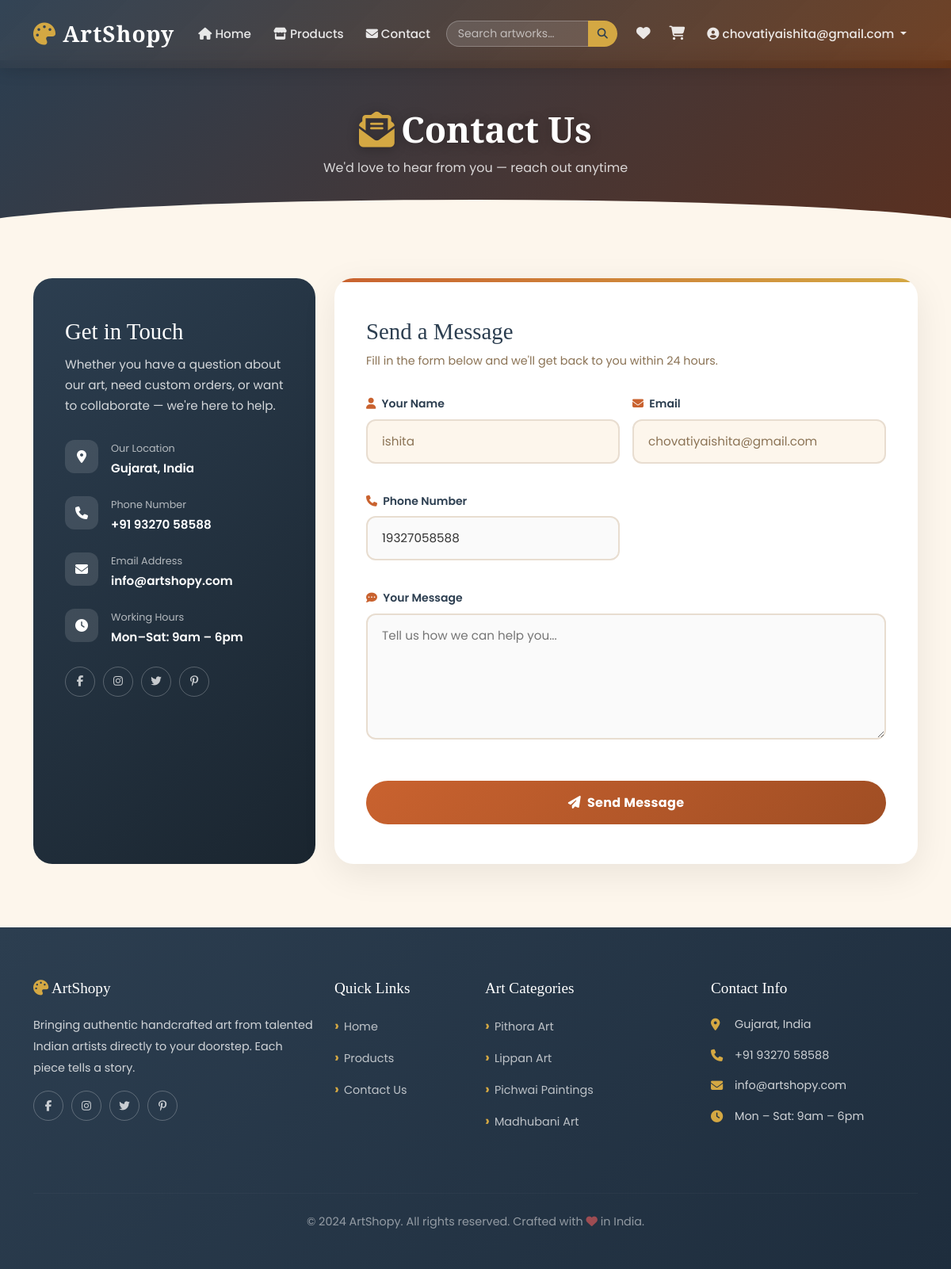
Screenshot of /contact-us/ (signed in) with the database file from the repository.
### app1/models.py (models this page shows)
class UserRegister(models.Model):
    name=models.CharField(max_length=200)
    email = models.EmailField()
    password = models.CharField(max_length=200)
    address= models.CharField(max_length=200)
    phone= models.IntegerField()

### app1/views.py (the view, shortened to what this page needs)
# urls.py: path('contact-us/', contact, name='contact'),
def contact(request):
    a = get_user_email(request)
    data = None
    if a:
        data = UserRegister.objects.get(email=a)
    return render(request, 'contactus.html', {'data': data, 'a': a})

### app1/context_processors.py (called while the page is built)
def cart_wishlist_counts(request):
    cart_count = 0
    wishlist_count = 0
    if 'email' in request.session:
        email = request.session['email']
        cart_count = Cart.objects.filter(user_email=email).count()
        wishlist_count = Wishlist.objects.filter(user_email=email).count()
    return {'cart_count': cart_count, 'wishlist_count': wishlist_count}

### app1/views.py (called while the page is built)
def get_user_email(request):
    return request.session.get('email')

### app1/templates/contactus.html (shortened to what this page needs)
{% extends 'common.html' %}
{% load static %}
{% block content %}
<div class="page-hero">
    <h1><i class="fas fa-envelope-open-text me-2" style="color:var(--accent);"></i>Contact Us</h1>
    <p>We'd love to hear from you — reach out anytime</p>
</div>
<section class="contact-section" style="padding-top:60px;">
    <div class="container">
        <div class="row g-4 align-items-stretch">
            <div class="col-lg-4">
                <div class="contact-info-card">
                    <h3>Get in Touch</h3>
                    <p>Whether you have a question about our art, need custom orders, or want to collaborate — we're here to help.</p>
                    <div class="contact-info-item">
                        <div class="ci-icon"><i class="fas fa-map-marker-alt"></i></div>
                        <div>
                            <small>Our Location</small>
                            <span>Gujarat, India</span>
                        </div>
                    </div>
                    <div class="contact-info-item">
                        <div class="ci-icon"><i class="fas fa-phone"></i></div>
                        <div>
                            <small>Phone Number</small>
                            <span>+91 93270 58588</span>
                        </div>
                    </div>
                    <div class="contact-info-item">
                        <div class="ci-icon"><i class="fas fa-envelope"></i></div>
                        <div>
                            <small>Email Address</small>
                            <span>info@artshopy.com</span>
                        </div>
                    </div>
                    <div class="contact-info-item">
                        <div class="ci-icon"><i class="fas fa-clock"></i></div>
                        <div>
                            <small>Working Hours</small>
                            <span>Mon–Sat: 9am – 6pm</span>
                        </div>
                    </div>
                    <div class="social-links mt-4">
                        <a href="#"><i class="fab fa-facebook-f"></i></a>
                        <a href="#"><i class="fab fa-instagram"></i></a>
                        <a href="#"><i class="fab fa-twitter"></i></a>
                        <a href="#"><i class="fab fa-pinterest-p"></i></a>
                    </div>
                </div>
            </div>
            <div class="col-lg-8">
                <div class="contact-form-card">
                    <h3>Send a Message</h3>
                    <p class="subtitle">Fill in the form below and we'll get back to you within 24 hours.</p>
                    <form method="post">
                        <div class="row g-3">
                            {% if a %}
                            <div class="col-md-6">
                                <div class="form-group-custom">
                                    <label class="form-label-custom"><i class="fas fa-user me-1" style="color:var(--primary);"></i> Your Name</label>
                                    <input type="text" class="form-input-custom" name="name" value="{{ data.name }}" readonly>
                                </div>
                            </div>
                            <div class="col-md-6">
                                <div class="form-group-custom">
                                    <label class="form-label-custom"><i class="fas fa-envelope me-1" style="color:var(--primary);"></i> Email</label>
                                    <input type="email" class="form-input-custom" name="email" value="{{ data.email }}" readonly>
                                </div>
                            </div>
                            <div class="col-md-6">
                                <div class="form-group-custom">
                                    <label class="form-label-custom"><i class="fas fa-phone me-1" style="color:var(--primary);"></i> Phone Number</label>
                                    <input type="tel" class="form-input-custom" name="phone" value="{{ data.phone }}" placeholder="Your phone number" required>
                                </div>
                            </div>
                            {% endif %}
                            <div class="col-12">
                                <div class="form-group-custom">
                                    <label class="form-label-custom"><i class="fas fa-comment-dots me-1" style="color:var(--primary);"></i> Your Message</label>
                                    <textarea class="form-input-custom" name="message" rows="5" placeholder="Tell us how we can help you..." required style="resize:vertical;"></textarea>
                                </div>
                            </div>
                            <div class="col-12">
                                <button type="submit" class="form-submit-btn">
                                    <i class="fas fa-paper-plane me-2"></i>Send Message
                                </button>
                            </div>
                        </div>
                    </form>
                </div>
            </div>
        </div>
    </div>
</section>
{% endblock %}

### app1/templates/common.html (shortened to what this page needs)
{% load static %}
<!DOCTYPE html>
<html lang="en">
<head>
    <link href="https://cdn.jsdelivr.net/npm/bootstrap@5.3.2/dist/css/bootstrap.min.css" rel="stylesheet">
    <link rel="stylesheet" href="https://cdnjs.cloudflare.com/ajax/libs/font-awesome/6.5.0/css/all.min.css">
    <link rel="stylesheet" href="{% static 'css/main.css' %}">
</head>
<body>
<nav class="navbar navbar-expand-lg navbar-dark fixed-top" id="mainNav">
    <div class="container">
        <a class="navbar-brand" href="{% url 'index' %}">
            <i class="fas fa-palette"></i> ArtShopy
        </a>
        <div class="collapse navbar-collapse" id="navbarNav">
            <ul class="navbar-nav me-auto">
                <li class="nav-item">
                    <a class="nav-link" href="{% url 'index' %}">
                        <i class="fas fa-home me-1"></i>Home
                    </a>
                </li>
                <li class="nav-item">
                    <a class="nav-link" href="{% url 'productall' %}">
                        <i class="fas fa-store me-1"></i>Products
                    </a>
                </li>
                <li class="nav-item">
                    <a class="nav-link" href="{% url 'contact' %}">
                        <i class="fas fa-envelope me-1"></i>Contact
                    </a>
                </li>
            </ul>
            <form class="d-flex me-2" action="{% url 'search' %}" method="GET">
                <div class="input-group navbar-search">
                    <input class="form-control form-control-sm" type="search" name="q" placeholder="Search artworks…" aria-label="Search">
                    <button class="btn btn-sm btn-search" type="submit">
                        <i class="fas fa-search"></i>
                    </button>
                </div>
            </form>
            <ul class="navbar-nav ms-auto align-items-lg-center gap-1">
                {% if a %}
                <li class="nav-item">
                    <a class="nav-link nav-icon-btn" href="{% url 'wishlist' %}" title="Wishlist">
                        <i class="fas fa-heart"></i>
                    </a>
                </li>
                <li class="nav-item">
                    <a class="nav-link nav-icon-btn" href="{% url 'cart' %}" title="Cart">
                        <i class="fas fa-shopping-cart"></i>
                    </a>
                </li>
                <li class="nav-item dropdown">
                    <a class="nav-link dropdown-toggle" href="#" role="button" data-bs-toggle="dropdown" aria-expanded="false">
                        <i class="fas fa-user-circle me-1"></i>{{ a }}
                    </a>
                </li>
                {% endif %}
            </ul>
        </div>
    </div>
</nav>
<div class="page-wrapper">
    {% block content %}{% endblock %}
</div>
<footer class="site-footer">
    <div class="container">
        <div class="row">
            <div class="col-lg-4 col-md-6 mb-4">
                <h5><i class="fas fa-palette"></i> ArtShopy</h5>
                <p>Bringing authentic handcrafted art from talented Indian artists directly to your doorstep. Each piece tells a story.</p>
                <div class="social-links mt-3">
                    <a href="#" title="Facebook"><i class="fab fa-facebook-f"></i></a>
                    <a href="#" title="Instagram"><i class="fab fa-instagram"></i></a>
                    <a href="#" title="Twitter"><i class="fab fa-twitter"></i></a>
                    <a href="#" title="Pinterest"><i class="fab fa-pinterest-p"></i></a>
                </div>
            </div>
            <div class="col-lg-2 col-md-6 mb-4">
                <h5>Quick Links</h5>
                <ul class="footer-links">
                    <li><a href="{% url 'index' %}">Home</a></li>
                    <li><a href="{% url 'productall' %}">Products</a></li>
                    <li><a href="{% url 'contact' %}">Contact Us</a></li>
                </ul>
            </div>
            <div class="col-lg-3 col-md-6 mb-4">
                <h5>Art Categories</h5>
                <ul class="footer-links">
                    <li><a href="#">Pithora Art</a></li>
                    <li><a href="#">Lippan Art</a></li>
                    <li><a href="#">Pichwai Paintings</a></li>
                    <li><a href="#">Madhubani Art</a></li>
                </ul>
            </div>
            <div class="col-lg-3 col-md-6 mb-4">
                <h5>Contact Info</h5>
                <div class="footer-contact-item">
                    <i class="fas fa-map-marker-alt"></i>
                    <span>Gujarat, India</span>
                </div>
                <div class="footer-contact-item">
                    <i class="fas fa-phone"></i>
                    <span>+91 93270 58588</span>
                </div>
                <div class="footer-contact-item">
                    <i class="fas fa-envelope"></i>
                    <span>info@artshopy.com</span>
                </div>
                <div class="footer-contact-item">
                    <i class="fas fa-clock"></i>
                    <span>Mon – Sat: 9am – 6pm</span>
                </div>
            </div>
        </div>
        <hr>
        <p class="footer-bottom">
            © 2024 ArtShopy. All rights reserved. Crafted with <i class="fas fa-heart"></i> in India.
        </p>
    </div>
</footer>
</body>
</html>

### rows the page displays
UserRegister: email "chovatiyaishita@gmail.com", name "ishita", phone "19327058588"
